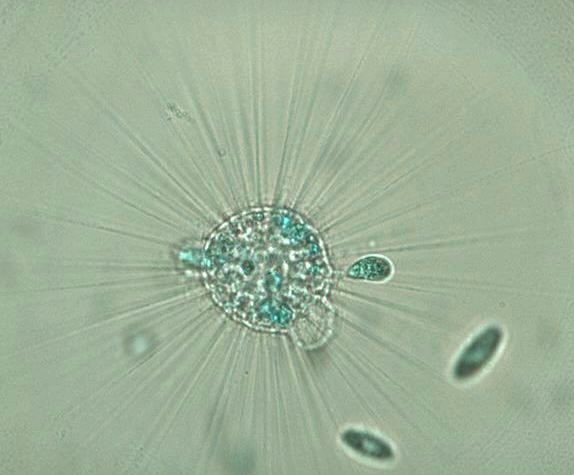
#> input picture Segmentation2/Little segments/Data/EMDS5_g01.png, 574 x 475 px
$ jupyter execute --allow-errors notebook.ipynb
#> lines starting #> are read from the running program, lines starting #| are printed output that depends on the picture; after the words box and inside, x2 and y2 are one past the last pixel; in counts of white or black regions, pixels touching at a corner belong together
<h1 align=center style="line-height:200%;font-family:vazir;color:#0099cc">
<font face="vazir" color="#0099cc">
قطعه کوچولوها
</font>
</h1>

<h2 align=right style="line-height:200%;font-family:vazir;color:#0099cc">
<font face="vazir" color="#0099cc">
مقدمه
</font>
</h2>

<p dir=rtl style="direction: rtl;text-align: right;line-height:200%;font-family:vazir;font-size:medium">
<font face="vazir" size=3>
در این تمرین قصد داریم تا میکروارگانیسم‌ها را قطعه‌بندی کنیم . شما برای انجام قطعه‌بندی می‌توانید از روش دلخواه خود استفاده کنید . در ادامه با مراحل کار آشنا خواهید شد.
</font>
</p>

[cell 1]
import numpy as np
import matplotlib.pyplot as plt
import cv2
from sklearn.cluster import KMeans
from collections import Counter

<h2 align=right style="line-height:200%;font-family:vazir;color:#0099cc">
<font face="vazir" color="#0099cc">
مرحله اول: وارد کردن تصاویر
</font>
</h2>

<p dir=rtl style="direction: rtl;text-align: right;line-height:200%;font-family:vazir;font-size:medium">
<font face="vazir" size=3>
در این مرحله شما باید دو تصویر را وارد کنید. اینها تصاویری از دو میکروارگانیسم هستند که قصد داریم عملیات قطعه‌بندی را روی آنها انجام دهیم. این دو تصویر در پوشه داده تمرین قرار دارند. تصاویر عبارتند از:
    <br>
    Data/EMDS5_g01.png
    <br>
    Data/EMDS5_g02.png
</font>
</p>

[cell 2]
img1 = cv2.imread("./Data/EMDS5_g01.png", cv2.IMREAD_COLOR_RGB)
#> img1 is the input picture: shape (475, 574, 3); mean B, G, R 152.2, 177.5, 157.9
img2 = cv2.imread("./Data/EMDS5_g02.png", cv2.IMREAD_COLOR_RGB)
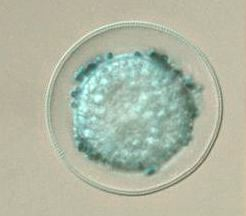
#> input picture Segmentation2/Little segments/Data/EMDS5_g02.png, 246 x 216 px
#> img2 is the input picture: shape (216, 246, 3); mean B, G, R 164.1, 183.1, 176.6

plt.figure(figsize=(12, 8))

plt.subplot(1, 2, 1)
plt.axis("off")
plt.imshow(img1)
plt.title("Image 1")


plt.subplot(1, 2, 2)
plt.axis("off")
plt.imshow(img2)
plt.title("Image 2")

plt.tight_layout()
plt.show()
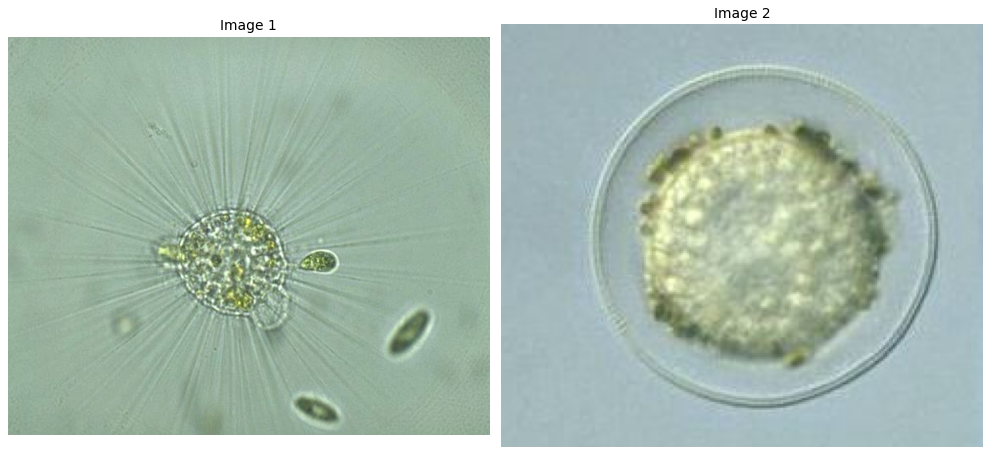
#> figure drawn by matplotlib, 2 panels; B, G, R data is drawn as R, G, B

<h2 align=right style="line-height:200%;font-family:vazir;color:#0099cc">
<font face="vazir" color="#0099cc">
مرحله دوم: قطعه‌بندی
</font>
</h2>

<p dir=rtl style="direction: rtl;text-align: right;line-height:200%;font-family:vazir;font-size:medium">
<font face="vazir" size=3>
در این مرحله از یک تکنیک پیشرفته قطعه‌بندی استفاده کنید. هر دو تصویر را با استفاده از این تکنیک قطعه‌بندی کنید.
</font>
</p>

<p dir=rtl style="direction: rtl;text-align: right;line-height:200%;font-family:vazir;font-size:medium">
<font face="vazir" size=3>
در این مرحله هر دو تصویر را قطعه‌بندی کنید. دقت کنید که حتما خروجی قطعه‌بندی خود در این مرحله را حتما به حوزه خاکستری انتقال دهید. در مراحل بعدی ما از تصاویر خاکستری استفاده خواهیم کرد.
</font>
</p>

[cell 3]
def k_means(image):
    pixels = image.reshape((-1, 3))
    pixels = np.float32(pixels)

    criteria = (cv2.TERM_CRITERIA_EPS + cv2.TERM_CRITERIA_MAX_ITER, 10, 1.0)

    K = 100
    ret1, label, center = cv2.kmeans(
        pixels, K, None, criteria, 10, cv2.KMEANS_RANDOM_CENTERS
    )
#> ret1 = 3082611.6; center = 100 rows, first 8: [116.5, 138.6, 117.1], [119.6, 141.7, 127.2], [128.1, 141, 142.1], [125.4, 148.6, 132.7], [186.8, 202.2, 113.7], [125.7, 146.3, 111.1], [128.6, 148.2, 139.7], [125.1, 151.1, 143.8]
    center = np.uint8(center)
#> center = 100 rows, first 8: [116, 138, 117], [119, 141, 127], [128, 141, 142], [125, 148, 132], [186, 202, 113], [125, 146, 111], [128, 148, 139], [125, 151, 143]

    res = center[label.flatten()]
    res = res.reshape((image.shape))

    return res

img1_segmented = k_means(img1)
img2_segmented = k_means(img2)
#> in k_means (call 2), `ret1, label, center = cv2.kmeans( pixels, K, None, criteria, 10, cv2.K..`: ret1 = 1142976.9; center = 100 rows, first 8: [199.2, 219.6, 219.1], [205.2, 226.4, 221.9], [162.6, 177.3, 147.5], [197.5, 218.4, 213.7], [159.6, 176, 162.3], [194.2, 214.1, 216.4], [154.4, 174.6, 179], [173.5, 186.1, 150.5]
#> in k_means (call 2), `center = np.uint8(center)`: center = 100 rows, first 8: [199, 219, 219], [205, 226, 221], [162, 177, 147], [197, 218, 213], [159, 176, 162], [194, 214, 216], [154, 174, 178], [173, 186, 150]

[cell 4]
plt.figure(figsize=(16, 32))

plt.subplot(1, 2, 1)
plt.axis("off")
plt.title("Image 1")
plt.imshow(img1)

plt.subplot(1, 2, 2)
plt.axis("off")
plt.title("Image 1 with k=100")
plt.imshow(img1_segmented)

plt.subplot(2, 2, 1)
plt.axis("off")
plt.title("Image 2")
plt.imshow(img2)

plt.subplot(2, 2, 2)
plt.axis("off")
plt.title("Image 2 with k=100")
plt.imshow(img2_segmented)

plt.tight_layout()
plt.show()
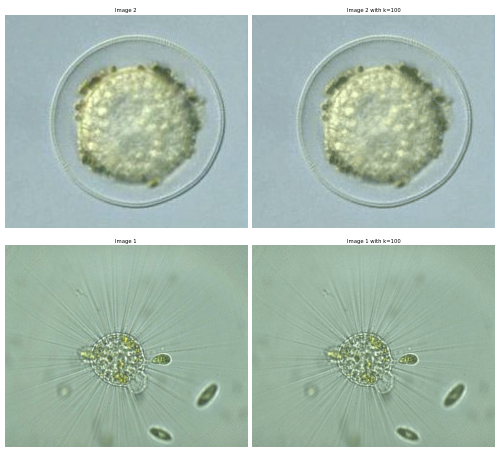
#> figure drawn by matplotlib, 4 panels; B, G, R data is drawn as R, G, B

<h2 align=right style="line-height:200%;font-family:vazir;color:#0099cc">
<font face="vazir" color="#0099cc">
مرحله سوم: تولید ماسک
</font>
</h2>

<p dir=rtl style="direction: rtl;text-align: right;line-height:200%;font-family:vazir;font-size:medium">
<font face="vazir" size=3>
    در این مرحله قصد داریم تا یک ماسک دودویی (ماسک سیاه و سفید) از تصاویر قطعه‌بندی شده مرحله قبل تولید کنیم. اینکار را می‌توان با استفاده از الگوریتم‌های قطعه‌بندی کلاسیک همانند (آستانه‌گذاری سراسری یا روش اتسو و...) انجام داد.هدف این مرحله این است که شی را از پیش‌زمینه جدا کند. دقت کنید که پیش‌زمینه حتما باید سیاه باشد و شی موجود در تصویر حتما باید سفید باشد.
</font>
</p>

[cell 5]
def threshold_otsu(image):
    gray = cv2.cvtColor(image, cv2.COLOR_RGB2GRAY)
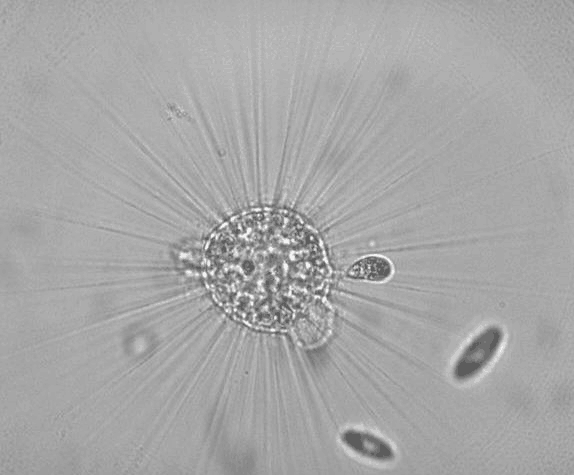
#> gray: shape (475, 574); min 92, max 243, mean 167.2
    _, thresh = cv2.threshold(gray, 0, 255, cv2.THRESH_BINARY + cv2.THRESH_OTSU)
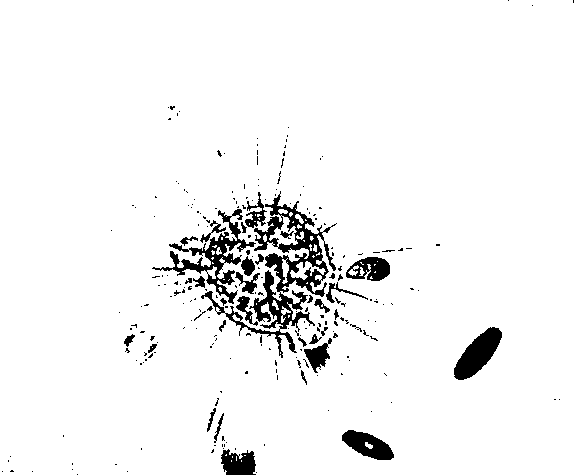
#> thresh: shape (475, 574); 95% white; 239 black regions (204 under 20 px), largest, box (x1, y1, x2, y2) and area: (201, 191, 337, 358) 4601, (152, 209, 256, 304) 1951, (454, 327, 502, 380) 1305
    thresh = cv2.bitwise_not(thresh)
    return thresh


segmented_1 = threshold_otsu(img1_segmented)
segmented_2 = threshold_otsu(img2_segmented)
#> in threshold_otsu (call 2), `gray = cv2.cvtColor(image, cv2.COLOR_RGB2GRAY)`:
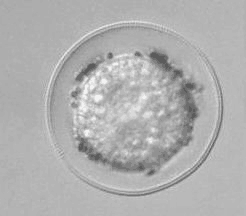
#> gray: shape (216, 246); min 91, max 242, mean 176.2
#> in threshold_otsu (call 2), `_, thresh = cv2.threshold(gray, 0, 255, cv2.THRESH_BINARY + cv2.THRESH..`:
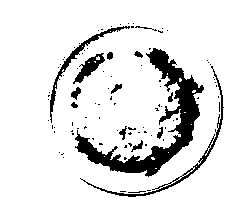
#> thresh: shape (216, 246); 89.2% white; 96 black regions (82 under 20 px), largest, box (x1, y1, x2, y2) and area: (75, 48, 204, 177) 3578, (80, 66, 224, 197) 655, (50, 26, 130, 123) 508

plt.figure(figsize=(16, 8))

plt.subplot(1, 2, 1)
plt.axis("off")
plt.imshow(segmented_1, "gray")

plt.subplot(1, 2, 2)
plt.axis("off")
plt.imshow(segmented_2, "gray")

plt.tight_layout()
plt.show()

<h2 align=right style="line-height:200%;font-family:vazir;color:#0099cc">
<font face="vazir" color="#0099cc">
مرحله چهارم: ذخیره‌سازی
</font>
</h2>

<p dir=rtl style="direction: rtl;text-align: right;line-height:200%;font-family:vazir;font-size:medium">
<font face="vazir" size=3>
در این مرحله ماسک‌های سیاه و سفید تولیدشده در مراحل قبل را به نام‌های زیر ذخیره کنید. توجه کنید که تصاویر را در حوزه خاکستری ذخیره کنید.
        <br>
    EMDS5_g01_segmented.png
    <br>
    EMDS5_g02_segmented.png
</font>
</p>

[cell 6]
cv2.imwrite("EMDS5_g01_segmented.png",segmented_1)
cv2.imwrite("EMDS5_g02_segmented.png",segmented_2)
#> Out = True

<h2 align=right style="line-height:200%;font-family:vazir;color:#0099cc">
<font face="vazir" color="#0099cc">
مرحله پنجم: سلول جواب‌ساز
</font>
</h2>

<p dir=rtl style="direction: rtl;text-align: right;line-height:200%;font-family:vazir;font-size:medium">
<font face="vazir" size=3>
در مرحله آخر، بدون هیچ تغییری، این سلول را اجرا کنید تا پاسخ شما آماده شود.
</font>
</p>

[cell 7]
import zipfile

def compress(file_names):
    print("File Paths:")
    print(file_names)
    # Select the compression mode ZIP_DEFLATED for compression
    # or zipfile.ZIP_STORED to just store the file
    compression = zipfile.ZIP_DEFLATED
    # create the zip file first parameter path/name, second mode
    with zipfile.ZipFile("result.zip", mode="w") as zf:
        for file_name in file_names:
            # Add file to the zip file
            # first parameter file to zip, second filename in zip
            zf.write('./' + file_name, file_name, compress_type=compression)


file_names = ["notebook.ipynb", "EMDS5_g01_segmented.png", "EMDS5_g02_segmented.png"]
#> (the rest of this cell did not finish here and is left out)
